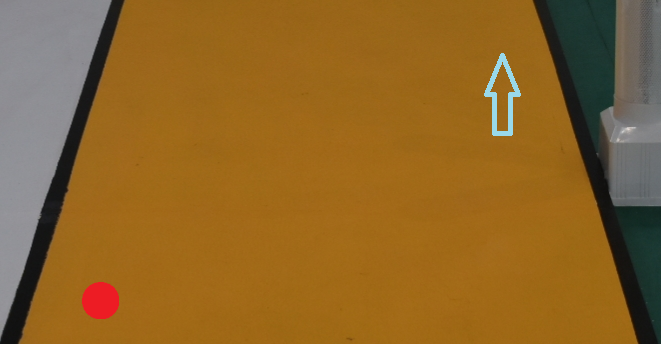
#> input picture Q2/saidao_2.png, 661 x 344 px
$ python robot_path_planning_greedy.py   (older library calls are emulated)
#> lines starting #> are read from the running program, lines starting #| are printed output that depends on the picture
#> in detect_track, original_image is the input picture: shape (344, 661, 3); mean B, G, R 39.6, 101.2, 142.7
#| 图像尺寸: (344, 661, 3)
### Q2/track_detection_edge_based.py
"""
基于边缘检测的赛道区域分割程序

设计思路：
本程序采用与传统颜色分割不同的算法思路，主要基于边缘检测和几何形状分析：

1. 图像预处理：使用双边滤波保持边缘清晰的同时去除噪声
2. 多尺度边缘检测：结合Canny边缘检测和Sobel算子，增强边缘信息
3. 霍夫直线检测：检测赛道的直线边界特征
4. 区域生长算法：从种子点开始，基于颜色相似性扩展赛道区域
5. 凸包分析：利用赛道的凸多边形特性进行形状约束
6. 自适应阈值：根据图像局部特性动态调整分割参数

核心创新点：
- 结合边缘信息和区域信息的混合分割策略
- 使用几何约束提高分割精度
- 自适应参数调整机制
"""

import cv2
import numpy as np
import matplotlib.pyplot as plt
from sklearn.cluster import KMeans
from scipy import ndimage
import warnings
warnings.filterwarnings('ignore')

# 设置matplotlib支持中文显示
plt.rcParams['font.sans-serif'] = ['SimHei', 'Microsoft YaHei', 'Arial Unicode MS']
plt.rcParams['axes.unicode_minus'] = False

class EdgeBasedTrackDetector:
    def __init__(self):
        """
        初始化基于边缘检测的赛道检测器
        """
        # Canny边缘检测参数
        self.canny_low = 50      # Canny低阈值
        self.canny_high = 150    # Canny高阈值

        # 霍夫直线检测参数
        self.hough_threshold = 100    # 霍夫变换阈值
        self.min_line_length = 50     # 最小直线长度
        self.max_line_gap = 10        # 最大直线间隙

        # 区域生长参数
        self.color_tolerance = 30     # 颜色容差
        self.region_min_size = 1000   # 最小区域大小

    def bilateral_filter_preprocessing(self, image):
        """
        使用双边滤波进行图像预处理
        双边滤波能够在去噪的同时保持边缘信息

        Args:
            image: 输入的BGR图像

        Returns:
            filtered_image: 滤波后的图像
        """
        # 双边滤波：d=9表示邻域直径，sigmaColor和sigmaSpace控制滤波强度
        filtered = cv2.bilateralFilter(image, d=9, sigmaColor=75, sigmaSpace=75)

        return filtered

    def multi_scale_edge_detection(self, image):
        """
        多尺度边缘检测
        结合Canny边缘检测和Sobel算子，获得更丰富的边缘信息

        Args:
            image: 输入图像

        Returns:
            combined_edges: 组合的边缘图像
            canny_edges: Canny边缘
            sobel_edges: Sobel边缘
        """
        # 转换为灰度图像
        gray = cv2.cvtColor(image, cv2.COLOR_BGR2GRAY)
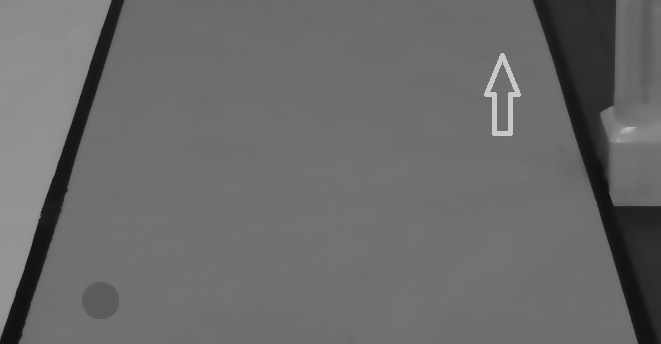
#> gray: shape (344, 661); min 16, max 200, mean 106.6

        # Canny边缘检测
        canny_edges = cv2.Canny(gray, self.canny_low, self.canny_high)
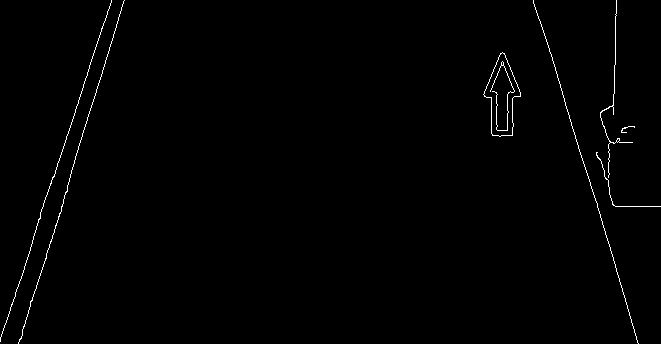
#> canny_edges: shape (344, 661); 0.78% white in thin lines or dots

        # Sobel边缘检测（X和Y方向）
        sobel_x = cv2.Sobel(gray, cv2.CV_64F, 1, 0, ksize=3)
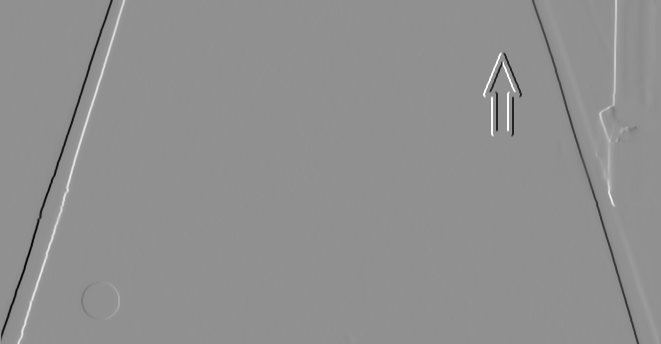
#> sobel_x: shape (344, 661) float64; min -481, max 368, mean -0.7; drawn with min black and max white
        sobel_y = cv2.Sobel(gray, cv2.CV_64F, 0, 1, ksize=3)
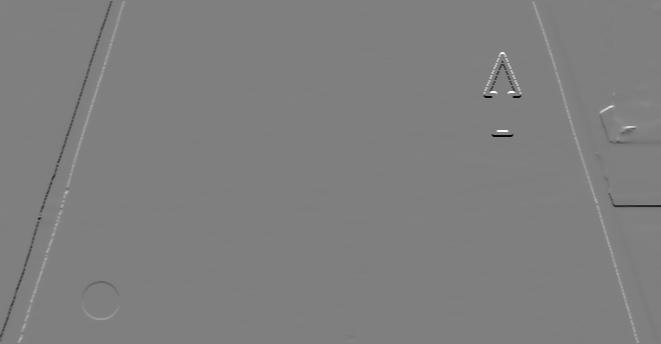
#> sobel_y: shape (344, 661) float64; min -368, max 368, mean 0.1; drawn with min black and max white

        # 计算梯度幅值
        sobel_magnitude = np.sqrt(sobel_x**2 + sobel_y**2)
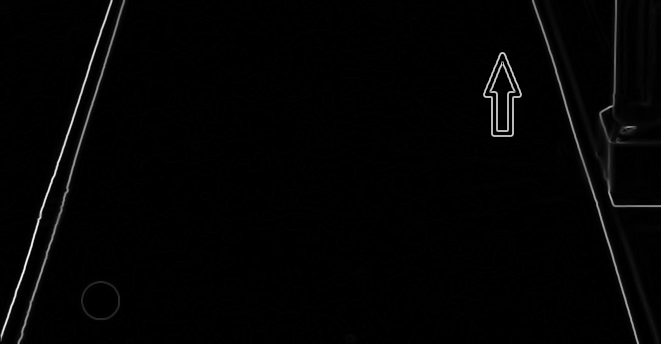
#> sobel_magnitude: shape (344, 661) float64; min 0, max 498.5, mean 7.3; drawn with min black and max white
        sobel_edges = np.uint8(sobel_magnitude / sobel_magnitude.max() * 255)

        # 对Sobel结果进行阈值处理
        _, sobel_edges = cv2.threshold(sobel_edges, 50, 255, cv2.THRESH_BINARY)
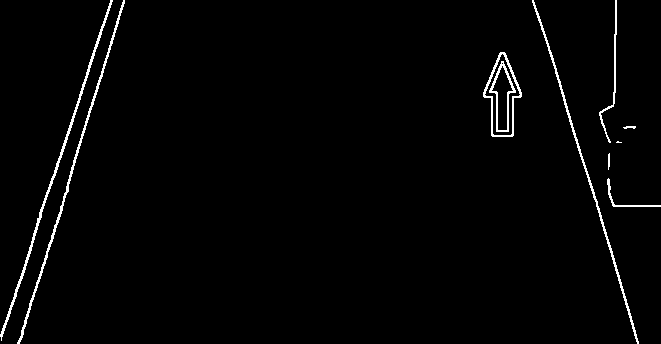
#> sobel_edges: shape (344, 661); 1.8% white in thin lines or dots

        # 组合两种边缘检测结果
        combined_edges = cv2.bitwise_or(canny_edges, sobel_edges)
#> combined_edges: shape (344, 661); 1.9% white in thin lines or dots

        return combined_edges, canny_edges, sobel_edges

    def hough_line_detection(self, edges):
        """
        使用霍夫变换检测直线
        赛道通常具有明显的直线边界特征

        Args:
            edges: 边缘图像

        Returns:
            lines: 检测到的直线列表
            line_image: 绘制直线的图像
        """
        # 创建用于绘制直线的图像
        line_image = np.zeros_like(edges)

        # 霍夫直线检测
        lines = cv2.HoughLinesP(
            edges,
            rho=1,                          # 距离分辨率
            theta=np.pi/180,                # 角度分辨率
            threshold=self.hough_threshold, # 阈值
            minLineLength=self.min_line_length,  # 最小直线长度
            maxLineGap=self.max_line_gap    # 最大直线间隙
        )
#> lines = [[0, 341, 110, 0], [19, 343, 124, 0], [533, 0, 638, 343], [538, 13, 638, 341], [49, 191, 111, 0], [0, 338, 105, 15], [18, 343, 54, 225], [93, 104, 124, 2], [614, 96, 615, 0], [60, 206, 123, 0], [55, 175, 112, 0]]
#> (the rest of the program and of its run is left out)
